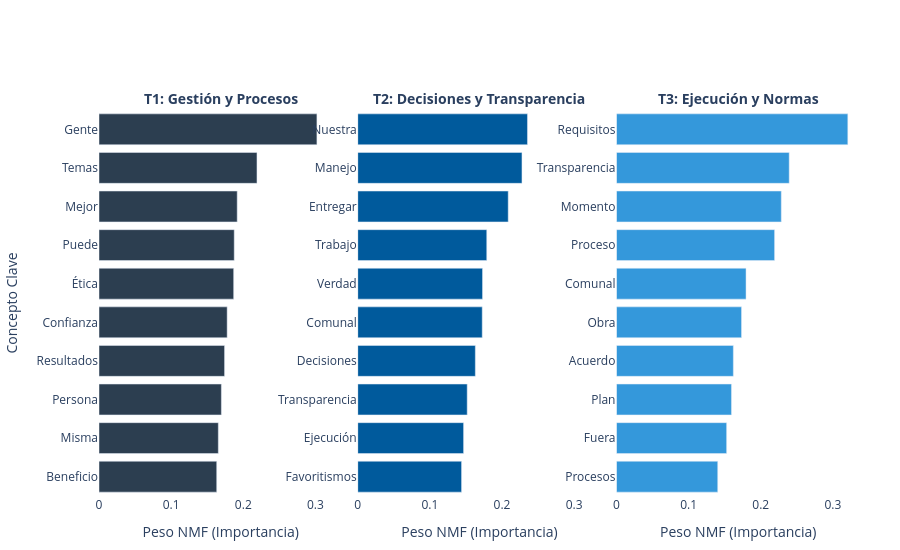

The cell this chart's notebook holds for it:
### Code cell
# 1. Extraer los datos de la matriz H para los 3 tópicos
datos_todos_topicos = []
nombres_academicos = [
    'T1: Gestión y Procesos', 
    'T2: Decisiones y Transparencia', 
    'T3: Ejecución y Normas'
]

for idx_topico, topico in enumerate(H):
    top_indices = topico.argsort()[:-10 - 1:-1]
    for indice in top_indices:
        datos_todos_topicos.append({
            'Eje Temático': nombres_academicos[idx_topico],
            'Concepto Clave': nombres_caracteristicas[indice].capitalize(),
            'Peso NMF (Importancia)': topico[indice]
        })

df_todos_topicos = pd.DataFrame(datos_todos_topicos)
df_todos_topicos = df_todos_topicos.sort_values(by=['Eje Temático', 'Peso NMF (Importancia)'], ascending=[True, True])

# 2. Crear Gráfico Facetado
fig_all = px.bar(df_todos_topicos, x='Peso NMF (Importancia)', y='Concepto Clave', 
                 facet_col='Eje Temático', color='Eje Temático', orientation='h', 
                 color_discrete_sequence=['#2C3E50', '#005A9C', '#3498DB'])

# 3. CORRECCIÓN DE DISEÑO Y TEXTOS SUPERPUESTOS
fig_all.update_yaxes(matches=None, showticklabels=True)

# Esta línea limpia el "Eje Temático = " que Plotly pone por defecto y lo pone en negrita
fig_all.for_each_annotation(lambda a: a.update(text=f"<b>{a.text.split('=')[-1].strip()}</b>", font=dict(size=14)))

fig_all.update_layout(
    #title=dict(text="Composición Estructural de los Ejes Temáticos", font=dict(size=22), y=0.96),
    showlegend=False, 
    plot_bgcolor='white',
    height=550,
    margin=dict(t=110, b=40, l=80, r=40) # <- El margen superior (t=110) evita la superposición
)

# 4. Mostrar para descarga
config_descarga_topicos = {
  'toImageButtonOptions': {'format': 'png', 'filename': 'topicos_completos', 'height': 600, 'width': 1200, 'scale': 3}
}

print("Renderizado corregido. Haz clic en la cámara para descargar:")
fig_all.show(config=config_descarga_topicos)

### Figure 1 — Plotly figure (JSON) as saved in the notebook; plotly's stock layout.template omitted (floating-point values rounded to 4 significant figures)
{"data": [{"alignmentgroup": "True", "hovertemplate": "Eje Temático=T1: Gestión y Procesos<br>Peso NMF (Importancia)=%{x}<br>Concepto Clave=%{y}<extra></extra>", "legendgroup": "T1: Gestión y Procesos", "marker": {"color": "#2C3E50", "pattern": {"shape": ""}}, "name": "T1: Gestión y Procesos", "offsetgroup": "T1: Gestión y Procesos", "orientation": "h", "showlegend": true, "textposition": "auto", "type": "bar", "x": [0.1632, 0.1654, 0.1696, 0.1741, 0.1777, 0.1867, 0.1875, 0.1916, 0.219, 0.3021], "xaxis": "x", "y": ["Beneficio", "Misma", "Persona", "Resultados", "Confianza", "Ética", "Puede", "Mejor", "Temas", "Gente"], "yaxis": "y"}, {"alignmentgroup": "True", "hovertemplate": "Eje Temático=T2: Decisiones y Transparencia<br>Peso NMF (Importancia)=%{x}<br>Concepto Clave=%{y}<extra></extra>", "legendgroup": "T2: Decisiones y Transparencia", "marker": {"color": "#005A9C", "pattern": {"shape": ""}}, "name": "T2: Decisiones y Transparencia", "offsetgroup": "T2: Decisiones y Transparencia", "orientation": "h", "showlegend": true, "textposition": "auto", "type": "bar", "x": [0.1439, 0.1467, 0.1517, 0.163, 0.1726, 0.173, 0.1789, 0.2086, 0.2277, 0.2353], "xaxis": "x2", "y": ["Favoritismos", "Ejecución", "Transparencia", "Decisiones", "Comunal", "Verdad", "Trabajo", "Entregar", "Manejo", "Nuestra"], "yaxis": "y2"}, {"alignmentgroup": "True", "hovertemplate": "Eje Temático=T3: Ejecución y Normas<br>Peso NMF (Importancia)=%{x}<br>Concepto Clave=%{y}<extra></extra>", "legendgroup": "T3: Ejecución y Normas", "marker": {"color": "#3498DB", "pattern": {"shape": ""}}, "name": "T3: Ejecución y Normas", "offsetgroup": "T3: Ejecución y Normas", "orientation": "h", "showlegend": true, "textposition": "auto", "type": "bar", "x": [0.1404, 0.1527, 0.1594, 0.162, 0.1733, 0.1796, 0.2192, 0.2284, 0.2394, 0.3207], "xaxis": "x3", "y": ["Procesos", "Fuera", "Plan", "Acuerdo", "Obra", "Comunal", "Proceso", "Momento", "Transparencia", "Requisitos"], "yaxis": "y3"}], "layout": {"annotations": [{"font": {"size": 14}, "showarrow": false, "text": "<b>T1: Gestión y Procesos</b>", "x": 0.16, "xanchor": "center", "xref": "paper", "y": 1, "yanchor": "bottom", "yref": "paper"}, {"font": {"size": 14}, "showarrow": false, "text": "<b>T2: Decisiones y Transparencia</b>", "x": 0.5, "xanchor": "center", "xref": "paper", "y": 1, "yanchor": "bottom", "yref": "paper"}, {"font": {"size": 14}, "showarrow": false, "text": "<b>T3: Ejecución y Normas</b>", "x": 0.84, "xanchor": "center", "xref": "paper", "y": 1, "yanchor": "bottom", "yref": "paper"}], "barmode": "relative", "height": 550, "legend": {"title": {"text": "Eje Temático"}, "tracegroupgap": 0}, "margin": {"b": 40, "l": 80, "r": 40, "t": 110}, "plot_bgcolor": "white", "showlegend": false, "xaxis": {"anchor": "y", "domain": [0, 0.32], "title": {"text": "Peso NMF (Importancia)"}}, "xaxis2": {"anchor": "y2", "domain": [0.34, 0.66], "matches": "x", "title": {"text": "Peso NMF (Importancia)"}}, "xaxis3": {"anchor": "y3", "domain": [0.68, 1.0], "matches": "x", "title": {"text": "Peso NMF (Importancia)"}}, "yaxis": {"anchor": "x", "domain": [0, 1], "showticklabels": true, "title": {"text": "Concepto Clave"}}, "yaxis2": {"anchor": "x2", "domain": [0, 1], "showticklabels": true}, "yaxis3": {"anchor": "x3", "domain": [0, 1], "showticklabels": true}}}
